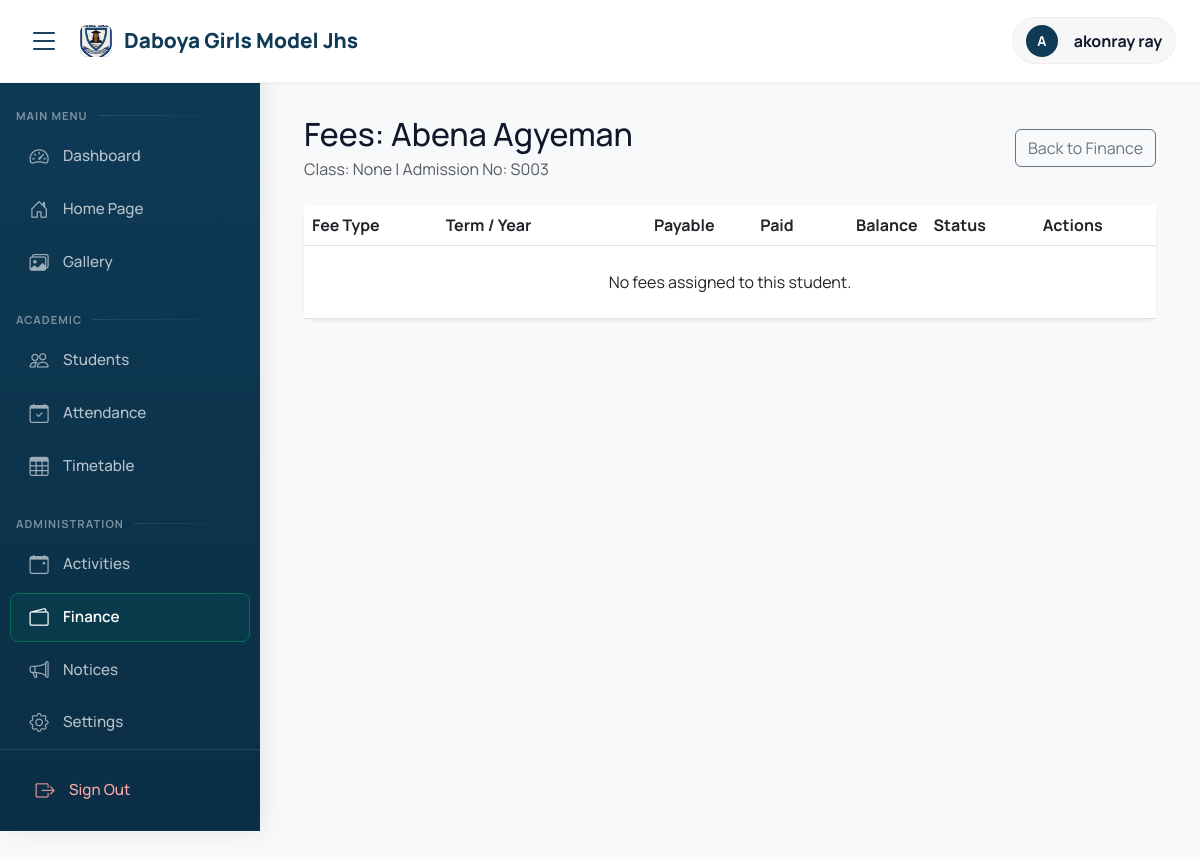
Page /finance/student/100/ (signed in) on the committed database.
### academics/models.py (models this page shows, shortened)
class SchoolInfo(models.Model):
    name = models.CharField(max_length=200, default="Daboya Girls Model JHS")
    address = models.TextField(default="P.O. Box 6, Daboya, North Gonja District")
    phone = models.CharField(max_length=50, default="024-0852910")
    email = models.EmailField(default="info@daboyagirlsmodel.edu.gh")
    motto = models.CharField(max_length=200, default="Success, Our Concern")
    logo = models.ImageField(upload_to='school_logo/', null=True, blank=True)
    class Meta:
        verbose_name_plural = "School Information"

### accounts/models.py (models this page shows, shortened)
class User(AbstractUser):
    USER_TYPES = (
        ('admin', 'Admin'),
        ('teacher', 'Teacher'),
        ('student', 'Student'),
        ('parent', 'Parent'),
    )
    user_type = models.CharField(max_length=10, choices=USER_TYPES)
    phone = models.CharField(max_length=15, blank=True)
    address = models.TextField(blank=True)
    profile_picture = models.ImageField(upload_to='profiles/', null=True, blank=True)

### students/models.py (models this page shows, shortened)
class Student(models.Model):
    GENDER_CHOICES = (
        ('male', 'Male'),
        ('female', 'Female'),
        ('other', 'Other'),
    )
    user = models.OneToOneField(User, on_delete=models.CASCADE)
    admission_number = models.CharField(max_length=20, unique=True)
    date_of_birth = models.DateField()
    gender = models.CharField(max_length=10, choices=GENDER_CHOICES, default='male')
    date_of_admission = models.DateField()
    current_class = models.ForeignKey('academics.Class', on_delete=models.SET_NULL, null=True)
    roll_number = models.CharField(max_length=10, blank=True)
    blood_group = models.CharField(max_length=5, blank=True)
    emergency_contact = models.CharField(max_length=15)

### finance/views.py (the view)
# urls.py: path('student/<int:student_id>/', views.student_fees, name='student_fees'),
@login_required
def student_fees(request, student_id):
    student = get_object_or_404(Student, id=student_id)
    allowed = False
    if request.user.user_type == 'admin':
        allowed = True
    elif request.user.user_type == 'teacher':
        if student.current_class and student.current_class.class_teacher and student.current_class.class_teacher.user == request.user:
            allowed = True
    if not allowed:
        messages.error(request, "Access Denied. Only Admins or Class Teachers can view fees.")
        return redirect('dashboard')
    fees = StudentFee.objects.filter(student=student).select_related('fee_structure', 'fee_structure__head')
    processed_fees = []
    for fee in fees:
        processed_fees.append({
            'obj': fee,
            'paid': fee.total_paid,
            'balance': fee.balance
        })
    return render(request, 'finance/student_fees.html', {
        'student': student,
        'fees': processed_fees
    })

### templates/finance/student_fees.html
{% extends 'base.html' %}
{% block content %}
<div class="container-fluid">
    <div class="d-flex align-items-center justify-content-between mb-4">
        <div>
            <h2 class="page-title mb-1">Fees: {{ student.user.get_full_name }}</h2>
            <p class="text-muted mb-0">Class: {{ student.current_class }} | Admission No: {{ student.admission_number }}</p>
        </div>
        {% if user.user_type == 'admin' %}
        <a href="{% url 'finance:dashboard' %}" class="btn btn-outline-secondary">Back to Finance</a>
        {% endif %}
    </div>
    <div class="card shadow-sm border-0">
        <div class="card-body p-0">
            <div class="table-responsive">
                <table class="table table-hover align-middle mb-0">
                    <thead class="bg-light">
                        <tr>
                            <th>Fee Type</th>
                            <th>Term / Year</th>
                            <th class="text-end">Payable</th>
                            <th class="text-end">Paid</th>
                            <th class="text-end">Balance</th>
                            <th>Status</th>
                            <th>Actions</th>
                        </tr>
                    </thead>
                    <tbody>
                        {% for item in fees %}
                        <tr>
                            <td class="fw-bold">{{ item.obj.fee_structure.head.name }}</td>
                            <td>
                                <span class="badge bg-light text-dark border">
                                    {{ item.obj.fee_structure.get_term_display }}
                                </span>
                                <small class="text-muted ms-1">{{ item.obj.fee_structure.academic_year }}</small>
                            </td>
                            <td class="text-end">₵ {{ item.obj.amount_payable }}</td>
                            <td class="text-end text-success">₵ {{ item.paid }}</td>
                            <td class="text-end fw-bold text-danger">₵ {{ item.balance }}</td>
                            <td>
                                {% if item.obj.status == 'paid' %}
                                    <span class="badge bg-success">Paid</span>
                                {% elif item.obj.status == 'partial' %}
                                    <span class="badge bg-warning text-dark">Partial</span>
                                {% else %}
                                    <span class="badge bg-danger">Unpaid</span>
                                {% endif %}
                            </td>
                            <td>
                                {% if user.user_type == 'admin' and item.balance > 0 %}
                                <a href="{% url 'finance:record_payment' item.obj.id %}" class="btn btn-sm btn-primary">
                                    Pay
                                </a>
                                {% endif %}
                                <button class="btn btn-sm btn-light" type="button" data-bs-toggle="collapse" data-bs-target="#history{{ item.obj.id }}">
                                    History
                                </button>
                            </td>
                        </tr>
                        <tr class="collapse bg-light" id="history{{ item.obj.id }}">
                            <td colspan="7" class="p-3">
                                <h6>Payment History</h6>
                                {% if item.obj.payments.exists %}
                                <table class="table table-sm table-bordered bg-white mb-0" style="max-width: 600px;">
                                    <thead><tr><th>Date</th><th>Amount</th><th>Ref</th><th>Receipt</th></tr></thead>
                                    <tbody>
                                        {% for p in item.obj.payments.all %}
                                        <tr>
                                            <td>{{ p.date }}</td>
                                            <td>₵ {{ p.amount }}</td>
                                            <td>{{ p.reference }}</td>
                                            <td><a href="{% url 'finance:print_receipt' p.id %}" target="_blank">Print</a></td>
                                        </tr>
                                        {% endfor %}
                                    </tbody>
                                </table>
                                {% else %}
                                <span class="text-muted fst-italic">No payments recorded yet.</span>
                                {% endif %}
                            </td>
                        </tr>
                        {% empty %}
                        <tr><td colspan="7" class="text-center py-4">No fees assigned to this student.</td></tr>
                        {% endfor %}
                    </tbody>
                </table>
            </div>
        </div>
    </div>
</div>
{% endblock %}

### templates/base.html (shortened to what this page needs)
{% load static %}
<!DOCTYPE html>
<html lang="en">
<head>
    <link href="https://cdn.jsdelivr.net/npm/bootstrap@5.3.0/dist/css/bootstrap.min.css" rel="stylesheet">
    <link rel="stylesheet" href="https://cdn.jsdelivr.net/npm/bootstrap-icons@1.11.0/font/bootstrap-icons.css">
</head>
<body>
    <div class="main-container {% if not user.is_authenticated %}public-layout{% endif %}">
        {% if user.is_authenticated %}
        <header class="header">
            <div class="container-fluid px-3 px-lg-4">
                <div class="d-flex justify-content-between align-items-center">
                    <div class="d-flex align-items-center gap-2">
                        <button class="btn btn-link text-decoration-none d-none d-lg-block p-1 me-2 border-0" onclick="toggleSidebar()" style="color: var(--primary-dark);">
                            <i class="bi bi-list fs-2"></i>
                        </button>
                        <div class="navbar-brand m-0">
                            <div class="header-brand-icon">
                                {% if school_logo %}
                                    <img src="{{ school_logo.url }}" alt="Logo" style="width: 100%; height: 100%; object-fit: cover; border-radius: 8px;">
                                {% else %}
                                    GM
                                {% endif %}
                            </div>
                            <span class="d-none d-sm-block">{{ school_name|default:"Girls Model JHS" }}</span>
                        </div>
                    </div>
                    <div>
                        <a href="{% url 'dashboard' %}" class="user-info">
                            <div class="user-avatar">
                                {{ user.get_full_name|first|upper }}
                            </div>
                            <div class="d-none d-md-block fs-6 fw-bold ps-1">
                                {{ user.get_full_name }}
                            </div>
                        </a>
                    </div>
                </div>
            </div>
        </header>
        <nav class="sidebar" id="sidebar">
            <h4 class="mb-2">Main Menu</h4>
            <div class="nav-item">
                <a href="{% url 'dashboard' %}" class="nav-link {% if request.resolver_match.url_name == 'dashboard' %}active{% endif %}" title="Dashboard">
                    <i class="bi bi-speedometer2"></i>
                    <span>Dashboard</span>
                </a>
            </div>
            <div class="nav-item">
                <a href="{% url 'home' %}" class="nav-link {% if request.resolver_match.url_name == 'home' %}active{% endif %}" title="Home Page">
                    <i class="bi bi-house-door"></i>
                    <span>Home Page</span>
                </a>
            </div>
            <div class="nav-item">
                <a href="{% url 'academics:gallery' %}" class="nav-link {% if request.resolver_match.url_name == 'gallery' %}active{% endif %}" title="Gallery">
                    <i class="bi bi-images"></i>
                    <span>Gallery</span>
                </a>
            </div>
            {% if user.user_type == 'admin' or user.user_type == 'teacher' %}
            <h4 class="mb-2 mt-4">Academic</h4>
            <div class="nav-item">
                <a href="{% url 'students:student_list' %}" class="nav-link {% if request.resolver_match.url_name == 'student_list' %}active{% endif %}" title="Students">
                    <i class="bi bi-people"></i>
                    <span>Students</span>
                </a>
            </div>
            <div class="nav-item">
                <a href="{% url 'students:mark_attendance' %}" class="nav-link {% if request.resolver_match.url_name == 'mark_attendance' %}active{% endif %}" title="Attendance">
                    <i class="bi bi-calendar-check"></i>
                    <span>Attendance</span>
                </a>
            </div>
            <div class="nav-item">
                <a href="{% url 'academics:timetable' %}" class="nav-link {% if request.resolver_match.url_name == 'timetable' %}active{% endif %}" title="Timetable">
                    <i class="bi bi-table"></i>
                    <span>Timetable</span>
                </a>
            </div>
            {% endif %}
            {% if user.user_type == 'admin' %}
            <h4 class="mb-2 mt-4">Administration</h4>
            <div class="nav-item">
                <a href="{% url 'academics:manage_activities' %}" class="nav-link {% if request.resolver_match.url_name == 'manage_activities' %}active{% endif %}" title="Activities">
                    <i class="bi bi-calendar-event"></i>
                    <span>Activities</span>
                </a>
            </div>
            <div class="nav-item">
                <a href="{% url 'finance:dashboard' %}" class="nav-link {% if 'finance' in request.resolver_match.app_names %}active{% endif %}" title="Finance">
                    <i class="bi bi-wallet2"></i>
                    <span>Finance</span>
                </a>
            </div>
            <div class="nav-item">
                <a href="{% url 'announcements:manage' %}" class="nav-link {% if 'announcements' in request.resolver_match.app_names %}active{% endif %}" title="Notices">
                    <i class="bi bi-megaphone"></i>
                    <span>Notices</span>
                </a>
            </div>
            <div class="nav-item">
                <a href="{% url 'academics:school_settings' %}" class="nav-link {% if request.resolver_match.url_name == 'school_settings' %}active{% endif %}" title="Settings">
                    <i class="bi bi-gear"></i>
                    <span>Settings</span>
                </a>
            </div>
            {% endif %}
            <div class="mt-auto p-3 border-top" style="border-color: rgba(255,255,255,0.1) !important;">
                <a href="{% url 'logout' %}" class="nav-link" style="color: #ffa8a8 !important;" title="Sign Out">
                    <i class="bi bi-box-arrow-right"></i>
                    <span>Sign Out</span>
                </a>
            </div>
        </nav>
        {% endif %}
        <main class="main-content {% if not user.is_authenticated %}w-100 m-0 p-0{% endif %}" id="mainContent">
            {% block content %}{% endblock %}
        </main>
    </div>
    <div class="position-fixed top-0 end-0 p-3" style="z-index: 1200; width: 320px;" id="toastContainer"></div>
</body>
</html>

### rows in the picture
SchoolInfo: name "Daboya Girls Model Jhs"
User: get_full_name|first "A", get_full_name "akonray ray"
Student: user.get_full_name "Abena Agyeman", current_class "None", admission_number "S003"
